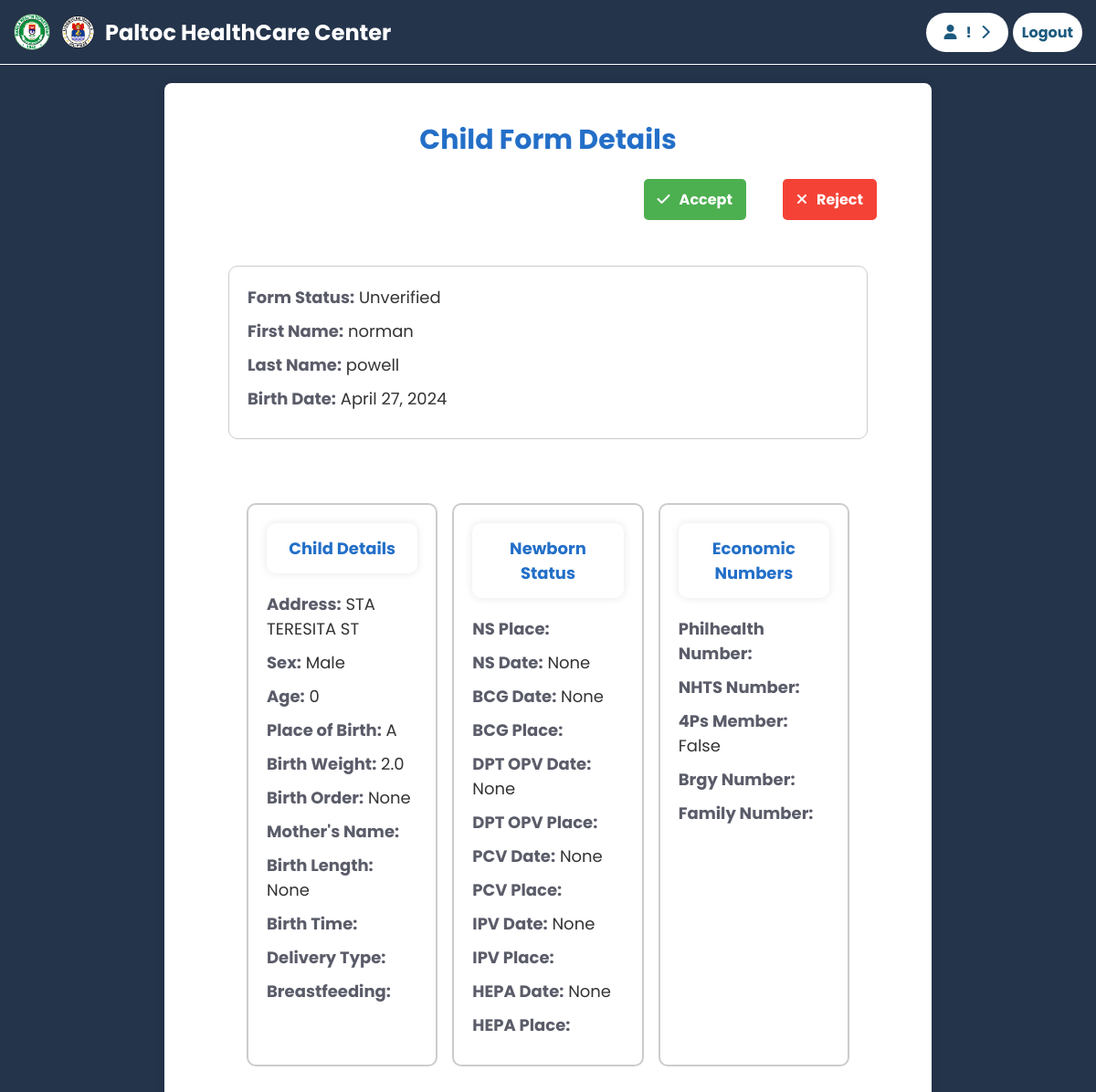
/staffviewform/4/ (signed in), run on the app's committed database.
### base/models.py (models this page shows, shortened)
class Form(models.Model):
    user = models.ForeignKey(User, on_delete=models.CASCADE)
    title = models.CharField(max_length=255)
    datetime_created = models.DateTimeField(default=timezone.now)
    status = models.CharField(max_length=10)
    record_type = models.CharField(max_length=50)

class UserProfile(models.Model):
    user = models.ForeignKey(User, on_delete=models.CASCADE)
    age = models.IntegerField(blank=True, null=True)
    sex = models.CharField(max_length=6, choices=[('Male', 'Male'), ('Female', 'Female')])
    CIVIL_STATUS_CHOICES = [
        ('Married', 'Married'),
        ('Single', 'Single'),
        ('Divorced', 'Divorced'),
        ('Widowed', 'Widowed'),
    ]
    civil_status = models.CharField(max_length=50, choices=CIVIL_STATUS_CHOICES, blank=True, default='')
    religion = models.CharField(max_length=50, blank=True, default='')
    address = models.CharField(max_length=100, blank=True, default='')
    educational_attainment = models.CharField(max_length=100, blank=True, default='')
    occupation = models.CharField(max_length=100, blank=True, default='')

class User(AbstractUser):
    username = models.CharField(unique=True, max_length=200)
    first_name = models.CharField(max_length=255)
    middle_name = models.CharField(max_length=255, blank=True, default='')
    last_name = models.CharField(max_length=255, default='')
    birth_date = models.DateField()
    REQUIRED_FIELDS = []

class ChildDetails(models.Model):
    user = models.ForeignKey(User, on_delete=models.CASCADE)
    place_of_birth = models.CharField(max_length=50, blank=True)
    birth_weight = models.FloatField(blank=True)
    birth_order = models.IntegerField(blank=True, null=True)
    mother_name = models.CharField(max_length=255, blank=True)
    birth_length_in_inches = models.FloatField(blank=True, null=True)
    birth_time = models.CharField(max_length=10, blank=True)
    DELIVERY_TYPE_CHOICES = [
        ('NSD', 'Normal Spontaneous Delivery'),
        ('CS', 'Caesarean Section'),
        ('DOS', 'Delivery Operative Suction'),
    ]
    BREASTFEEDING_CHOICES = [
        ('BF', 'Exclusively Breastfed'),
        ('MIXED', 'Exclusively Mixed Feeding'),
        ('MILK', 'Exclusively Formula Milk'),
    ]
    delivery_type = models.CharField(max_length=10, choices=DELIVERY_TYPE_CHOICES, blank=True, default='')
    breastfeeding_type = models.CharField(max_length=10, choices=BREASTFEEDING_CHOICES, blank=True, default='')

class NewbornStatus(models.Model):
    user = models.ForeignKey(User, on_delete=models.CASCADE)
    ns_place = models.CharField(max_length=50, blank=True, default='')
    ns_date = models.DateField(blank=True, null=True, default=None)
    bcg_date = models.DateField(blank=True, null=True, default=None)
    bcg_place = models.CharField(max_length=50, blank=True, default='')
    dpt_opv_date = models.DateField(blank=True, null=True, default=None)
    dpt_opv_place = models.CharField(max_length=60, blank=True, default='')
    pcv_date = models.DateField(blank=True, null=True, default=None)
    pcv_place = models.CharField(max_length=50, blank=True, default='')
    ipv_date = models.DateField(blank=True, null=True, default=None)
    ipv_place = models.CharField(max_length=50, blank=True, default='')
    hepa_date = models.DateField(blank=True, null=True, default=None)
    hepa_place = models.CharField(max_length=50, blank=True, default='')

class EconomicNumbers(models.Model):
    user = models.ForeignKey(User, on_delete=models.CASCADE)
    philhealth_num = models.CharField(max_length=15, blank=True)
    nhts_num = models.CharField(max_length=50, blank=True)
    patient_4ps_member = models.BooleanField(default=False)
    brgy_num = models.CharField(max_length=30, blank=True)
    family_num = models.CharField(max_length=50, blank=True)

### base/views.py (the view, shortened to what this page needs)
# urls.py: path('staffviewform/<int:form_id>/', views.staff_view_form, name='staff_view_form'),
@staff_login_required
def staff_view_form(request, form_id):
    form = get_object_or_404(Form, pk=form_id)
    if form.record_type == 'Adult':
        adult = get_object_or_404(Adult, form=form)
        user_profile = adult.user_profile
        economic_numbers = adult.economic_numbers
        social_history = adult.social_history
        medical_history = adult.medical_history
        doctor_order = adult.doctor_order
        nurse_notes = adult.nurse_notes
        vital_signs = adult.vital_signs
        context = {
            'form': form,
            'user_profile': user_profile,
            'economic_numbers': economic_numbers,
            'social_history': social_history,
            'medical_history': medical_history,
            'doctor_order': doctor_order,
            'nurse_notes' : nurse_notes,
            'vital_signs': vital_signs
        }
    elif form.record_type == 'Child':
        child = get_object_or_404(Child, form=form)
        user_profile = child.user_profile
        child_details = child.child_details
        newborn_status = child.newborn_status
        economic_numbers = child.economic_numbers
        doctor_order = child.doctor_order
        nurse_notes = child.nurse_notes
        vital_signs = child.vital_signs
        context = {
            'form': form,
            'user_profile': user_profile,
            'child_details': child_details,
            'newborn_status': newborn_status,
            'economic_numbers': economic_numbers,
            'doctor_order': doctor_order,
            'nurse_notes' : nurse_notes,
            'vital_signs': vital_signs
        }
    return render(request, 'base/patient-section/patient_view_form.html', context)

### base/templates/base/patient-section/patient_view_form.html (shortened to what this page needs)
<div class="hide-on-pdf">
    {% include 'main.html' %}
    {% block content %}
    {% load static %}
    <link rel="stylesheet" href="{% static 'styles/patient/patient_view_form.css' %}">
</div>
<div class="container">
    <div class="hide-on-pdf">
            <h1 class="main-title">{{ form.title }} Details</h1>
            {% if request.user.is_staff %}
            <div class="form-buttons">
                {% if form.status == 'Unverified' %}
                    <a href="{% url 'staff_accept_form' form_id=form.id %}" class="btn btn-accept"><i class="fa-solid fa-check"></i>Accept</a>
                    <a href="{% url 'staff_delete_form' form_id=form.id %}" class="btn btn-danger"><i class="fa-solid fa-xmark"></i>Reject</a>
                {% else %}
                    <a href="{% url 'staff_generate_pdf' form_id=form.id  %}" class="btn btn-primary"><i class="fa-solid fa-file-pdf"></i>Generate PDF</a>
                    <a href="{% url 'staff_update_form' form_id=form.id %}" class="btn btn-success"><i class="fa-solid fa-pen-to-square"></i>Update</a>
                {% endif %}
            </div>
        {% endif %}
    </div>
        <div class="form-section">
            <div class="status">
                <p><strong>Form Status:</strong> {{ form.status }}</p>
                <p><strong>First Name:</strong> {{ user_profile.user.first_name }}</p>
                <p><strong>Last Name:</strong> {{ user_profile.user.last_name }}</p>
                <p><strong>Birth Date:</strong> {{ user_profile.user.birth_date }}</p>
            </div>
            <div class="details">
                {% if form.record_type == 'Adult' %}
                <div class="info-container">
                    <h2 class="form-title">Adult Details</h2>
                    <p><strong>Birth Date:</strong> {{ user_profile.user.birth_date }}</p>
                    <p><strong>Age:</strong> {{ user_profile.age }}</p>
                    <p><strong>Sex:</strong> {{ user_profile.sex }}</p>
                    <p><strong>Civil Status:</strong> {{ user_profile.civil_status }}</p>
                    <p><strong>Religion:</strong> {{ user_profile.religion }}</p>
                    <p><strong>Address:</strong> {{ user_profile.address }}</p>
                    <p><strong>Educational Attainment:</strong> {{ user_profile.educational_attainment }}</p>
                    <p><strong>Occupation:</strong> {{ user_profile.occupation }}</p>
                </div>
                <div class="info-container">
                    <h2 class="form-title">Medical History</h2>
                    <p><strong>Diabetes:</strong> {{ medical_history.diabetes }}</p>
                    <p><strong>Asthma:</strong> {{ medical_history.asthma }}</p>
                    <p><strong>Hypertension (HPN):</strong> {{ medical_history.hypertension }}</p>
                    <p><strong>Pulmonary Tuberculosis (PTB):</strong> {{ medical_history.pulmonary_tubercolosis }}</p>
                    <p><strong>Cancer:</strong> {{ medical_history.cancer }}</p>
                    <p><strong>Cough:</strong> {{ medical_history.cough_2_weeks }}</p>
                    <p><strong>Other Medical History:</strong> {{ medical_history.other_medical_history }}</p>
                    <p><strong>Medication Taken:</strong> {{ medical_history.medication_taken }}</p>
                    <p><strong>Family Planning:</strong> {{ medical_history.family_planning }}</p>
                    <p><strong>Adult Immunization:</strong> {{ medical_history.adult_immunization }}</p>
                    <p><strong>Immunization Date:</strong> {{ medical_history.immunization_date }}</p>
                </div>
                <div class="info-container">
                    <h2 class="form-title">Health Identification Number</h2>
                    <p><strong>Philhealth Number:</strong> {{ economic_numbers.philhealth_num }}</p>
                    <p><strong>NHTS Number:</strong> {{ economic_numbers.nhts_num }}</p>
                    <p><strong>4Ps Member:</strong> {{ economic_numbers.patient_4ps_member }}</p>
                </div>
                <div class="info-container">
                    <h2 class="form-title">Social History</h2>
                    <p><strong>Smoker:</strong> {{ social_history.smoker }}</p>
                    <p><strong>Alcohol Intake:</strong> {{ social_history.alcohol_intake }}</p>
                    <p><strong>Prohibited Drug:</strong> {{ social_history.prohibited_drug }}</p>
                    <p><strong>Cigarette Sticks Per Day:</strong> {{ social_history.cigarette_sticks_per_day }}</p>
                </div>
                {% if form.status == 'Verified' %}
                <div class="info-container">
                    <h2 class="form-title">Doctor Order</h2>
                    <p><strong>Chief Complaint:</strong> {{ doctor_order.chief_complaint }}</p>
                    <p><strong>Findings:</strong> {{ doctor_order.findings }}</p>
                    <p><strong>Impression:</strong> {{ doctor_order.impression }}</p>
                    <p><strong>Management:</strong> {{ doctor_order.management }}</p>
                    <p><strong>Filled Datetime:</strong> {{ doctor_order.filled_datetime }}</p>
                </div>
                <div class="info-container">
                    <h2 class="form-title">Nurse Notes</h2>
                    <p><strong>Admission Date:</strong> {{ nurse_notes.admission_date }}</p>
                    <p><strong>Admission Time:</strong> {{ nurse_notes.admission_time }}</p>
                    <p><strong>Subjective Complaint:</strong> {{ nurse_notes.subjective_complaint }}</p>
                    <p><strong>Objective Findings:</strong> {{ nurse_notes.objective_findings }}</p>
                    <p><strong>Implementation:</strong> {{ nurse_notes.implementation }}</p>
                    <p><strong>Assessment:</strong> {{ nurse_notes.assessment }}</p>
                    <p><strong>Plan:</strong> {{ nurse_notes.plan }}</p>
                    <p><strong>Filled Datetime:</strong> {{ nurse_notes.filled_datetime }}</p>
                </div>
                <div class="info-container">
                    <h2 class="form-title">Vital Signs</h2>
                    <p><strong>Weight (kg):</strong> {{ vital_signs.weight_in_kg }}</p>
                    <p><strong>Height (cm):</strong> {{ vital_signs.height_in_cm }}</p>
                    <p><strong>Nutritional Status:</strong> {{ vital_signs.nutritional_status }}</p>
                    <p><strong>BMI:</strong> {{ vital_signs.BMI }}</p>
                    <p><strong>Body Temperature:</strong> {{ vital_signs.body_temperature }}</p>
                    <p><strong>Pulse Rate:</strong> {{ vital_signs.pulse_rate }}</p>
                    <p><strong>Blood Oxygen Levels:</strong> {{ vital_signs.blood_oxygen_levels }}</p>
                    <p><strong>Respiratory Rate:</strong> {{ vital_signs.respiratory_rate }}</p>
                    <p><strong>Blood Pressure:</strong> {{ vital_signs.blood_pressure }}</p>
                </div>
                {% endif %}
                {% elif form.record_type == 'Child' %}
                <div class="info-container">
                    <h2 class="form-title">Child Details</h2>
                    <p><strong>Address:</strong> {{ user_profile.address }}</p>
                    <p><strong>Sex:</strong> {{ user_profile.sex }}</p>
                    <p><strong>Age:</strong> {{ user_profile.age }}</p>
                    <p><strong>Place of Birth:</strong> {{ child_details.place_of_birth }}</p>
                    <p><strong>Birth Weight:</strong> {{ child_details.birth_weight }}</p>
                    <p><strong>Birth Order:</strong> {{ child_details.birth_order }}</p>
                    <p><strong>Mother's Name:</strong> {{ child_details.mother_name }}</p>
                    <p><strong>Birth Length:</strong> {{ child_details.birth_length_in_inches }}</p>
                    <p><strong>Birth Time:</strong> {{ child_details.birth_time }}</p>
                    <p><strong>Delivery Type:</strong> {{ child_details.delivery_type }}</p>
                    <p><strong>Breastfeeding:</strong> {{ child_details.breastfeeding_type }}</p>
                </div>
                <div class="info-container">
                    <h2 class="form-title">Newborn Status</h2>
                    <p><strong>NS Place:</strong> {{ newborn_status.ns_place }}</p>
                    <p><strong>NS Date:</strong> {{ newborn_status.ns_date }}</p>
                    <p><strong>BCG Date:</strong> {{ newborn_status.bcg_date }}</p>
                    <p><strong>BCG Place:</strong> {{ newborn_status.bcg_place }}</p>
                    <p><strong>DPT OPV Date:</strong> {{ newborn_status.dpt_opv_date }}</p>
                    <p><strong>DPT OPV Place:</strong> {{ newborn_status.dpt_opv_place }}</p>
                    <p><strong>PCV Date:</strong> {{ newborn_status.pcv_date }}</p>
                    <p><strong>PCV Place:</strong> {{ newborn_status.pcv_place }}</p>
                    <p><strong>IPV Date:</strong> {{ newborn_status.ipv_date }}</p>
                    <p><strong>IPV Place:</strong> {{ newborn_status.ipv_place }}</p>
                    <p><strong>HEPA Date:</strong> {{ newborn_status.hepa_date }}</p>
                    <p><strong>HEPA Place:</strong> {{ newborn_status.hepa_place }}</p>
                </div>
                <div class="info-container">
                    <h2 class="form-title">Economic Numbers</h2>
                    <p><strong>Philhealth Number:</strong> {{ economic_numbers.philhealth_num }}</p>
                    <p><strong>NHTS Number:</strong> {{ economic_numbers.nhts_num }}</p>
                    <p><strong>4Ps Member:</strong> {{ economic_numbers.patient_4ps_member }}</p>
                    <p><strong>Brgy Number:</strong> {{ economic_numbers.brgy_num }}</p>
                    <p><strong>Family Number:</strong> {{ economic_numbers.family_num }}</p>
                </div>
            {% endif %}
            </div>
        </div>
    </div>
    {% endblock %}

### data on the page
Form: title "Child Form", status "Unverified"
UserProfile: user.first_name "norman", user.last_name "powell", user.birth_date "April 27, 2024", address "STA TERESITA ST", sex "Male", age "0"
ChildDetails: place_of_birth "A", birth_weight "2.0", birth_order "None", birth_length_in_inches "None"
NewbornStatus: ns_date "None", bcg_date "None", dpt_opv_date "None", pcv_date "None", ipv_date "None", hepa_date "None"
EconomicNumbers: patient_4ps_member "False"
